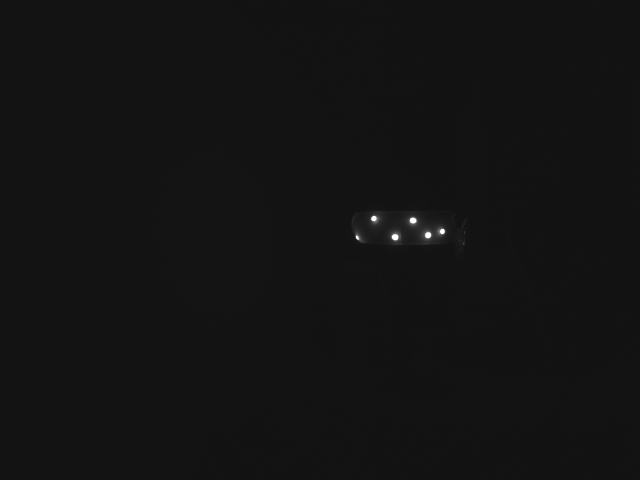
#> input picture Pyramid_Algorithm/right_frame.png, 1280 x 960 px (shown at 1/2 size)
$ python pyramid.py
#> lines starting #> are read from the running program, lines starting #| are printed output that depends on the picture
import cv2
import matplotlib.pyplot as plt

# 이미지 로드
image = cv2.imread('right_frame.png')
#> image is the input picture: shape (960, 1280, 3); min 17, max 255, mean 19

# Gaussian 피라미드 생성
smaller = cv2.pyrDown(image)
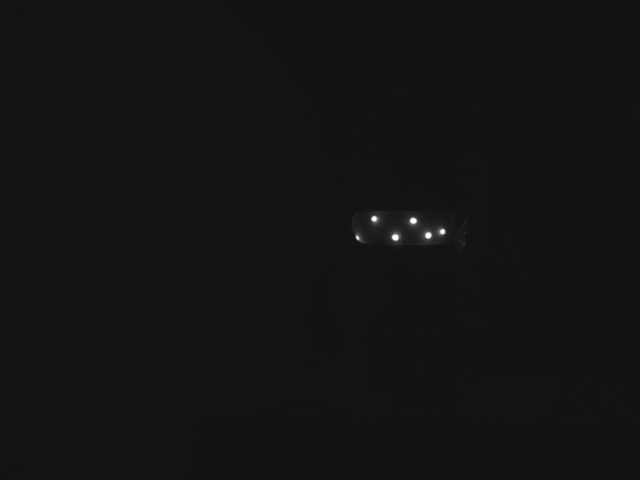
#> smaller: shape (480, 640, 3); min 18, max 255, mean 19
larger = cv2.pyrUp(smaller)

# 이미지 출력
plt.figure(figsize=(12, 3))
plt.subplot(131)
plt.title('Original')
plt.imshow(cv2.cvtColor(image, cv2.COLOR_BGR2RGB))
plt.subplot(132)
plt.title('Smaller')
plt.imshow(cv2.cvtColor(smaller, cv2.COLOR_BGR2RGB))
plt.subplot(133)
plt.title('Larger')
plt.imshow(cv2.cvtColor(larger, cv2.COLOR_BGR2RGB))
plt.show()
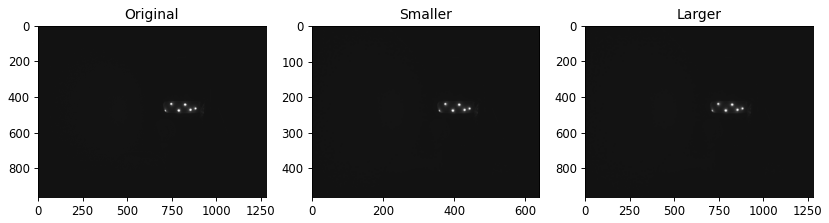
#> figure drawn by matplotlib, 3 panels
